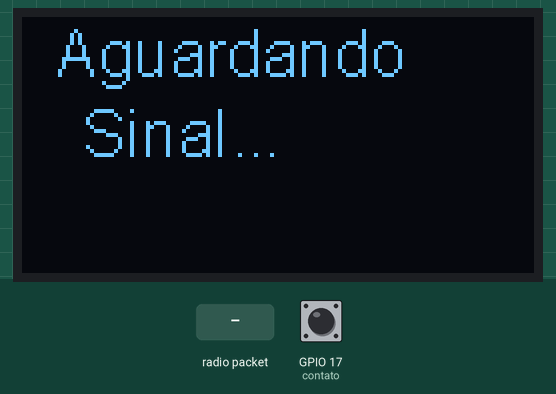
Simulated run of this sketch. Board: ESP32. Parts: 128×64 one-colour display. The inputs (shaded band) are chosen by the test bench; at power-on: GPIO 17 (contato) HIGH. What the sketch prints to the serial monitor is not drawn.

Above: at 4.5 s.
4.6 s: radio packet "1" arrives
At 5.0 s:
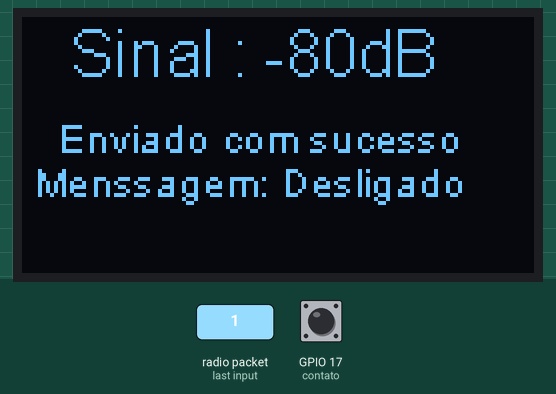
At 26.3 s:
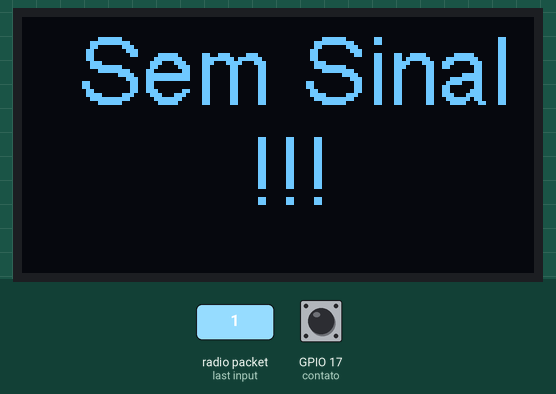
Timing chart, 0 to 27.1 s (numbered marks = the images above; inputs shaded):
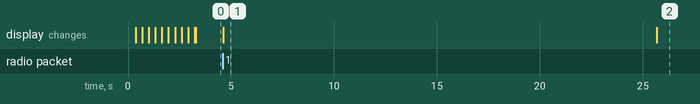

Measured:
- after the input at 4.6 s, the display: changes at once (image 1)
- what the display in image 1 shows lasts 21.1 s, from 4.6 s to 25.7 s

The sketch:

emissor.ino
```cpp
#include "heltec.h"
#define BAND 915E6
#define contato 17
//Autor Bernardo
char st;
int contador = 0;
int estado = 0;
String menssagem = "";
unsigned long  utimoEnvio = 0;
unsigned long tempo = 0;
void setup () {
  //Iniciando a biblioteca Heltec
  Heltec.begin(true, true, true, true, BAND);
  pinMode(contato,INPUT);
  estado = 0;
  tempo = millis();
    //Apenas escrevendo na tela de Oled
    Heltec.display->setContrast(255);
    Heltec.display->clear();

    Heltec.display->setFont(ArialMT_Plain_24);
    Heltec.display->drawString(8, 0, "Bem Vindo ");
    Heltec.display->display();
    //Animacao do display para o carregamento
     for(int i = 0; i <= 100;i++){
     Heltec.display->drawProgressBar(8,30,110,5,i);
     Heltec.display->display();
     delay(15);
     }
    Heltec.display->clear();

    Heltec.display->setFont(ArialMT_Plain_16);
    Heltec.display->drawString(8, 0, "Aguardando");
    Heltec.display->display();

    Heltec.display->setFont(ArialMT_Plain_16);
    Heltec.display->drawString(15, 20, "Sinal...");
    Heltec.display->display();


}

void loop () {
 if(tempo <= 20000){
   //Serial.println("volteiii");
    tempo = millis()-utimoEnvio;
   // Serial.println(tempo);


 if (estado == 0) {
  if (digitalRead(contato) == 0) {
    LoRa.beginPacket();
    LoRa.print("0");
    LoRa.endPacket();
    utimoEnvio = millis();
    menssagem = "Ligado";


    estado = 1;


  } else {
    LoRa.beginPacket();
    LoRa.print("1");
    LoRa.endPacket();
    utimoEnvio = millis();
     menssagem = "Desligado";

    estado = 1;


  }
} else if (estado == 1 ){
    int packetSize = LoRa.parsePacket();

  if (packetSize) {
    Serial.println("Pacote enviado com sucesso'");
    while (LoRa.available ()) {
      st = (char)LoRa.read ();
      Serial.println(st);
      int sinal = LoRa.packetRssi();
      Serial.println(sinal);

      tempo = millis()-utimoEnvio;
/////////////////////////////////////Parte do visor //////////////////////////
    Heltec.display->clear();

    Heltec.display->setFont(ArialMT_Plain_16);
    Heltec.display->drawString(0, 0, "   Sinal : " + String(sinal)+"dB");

    Heltec.display->setFont(ArialMT_Plain_10);
    Heltec.display->drawString(0, 24, "   Enviado com sucesso");
     Heltec.display->setFont(ArialMT_Plain_10);
    Heltec.display->drawString(0, 35, " Menssagem: " + menssagem);

    Heltec.display->display();
    ////////////////////////////////Variaveis Booleanas
      estado = 0;
      contador = 1;
    }
  }

}


} else {
     Heltec.display->clear();

    Heltec.display->setFont(ArialMT_Plain_24);
    Heltec.display->drawString(0, 0, "  Sem Sinal");

    Heltec.display->setFont(ArialMT_Plain_24);
    Heltec.display->drawString(0, 25, "        !!!");
    delay(1000);
    Heltec.display->display();
  int packetSize = LoRa.parsePacket();

  if (packetSize) {
    Serial.println("Pacote enviado com sucesso'");
    while (LoRa.available ()) {
      st = (char)LoRa.read ();
      Serial.println(st);
      int sinal = LoRa.packetRssi();
      Serial.println(sinal);
      utimoEnvio = millis();

      tempo = 0;
      estado = 0;

    }
  }
}
}
```
